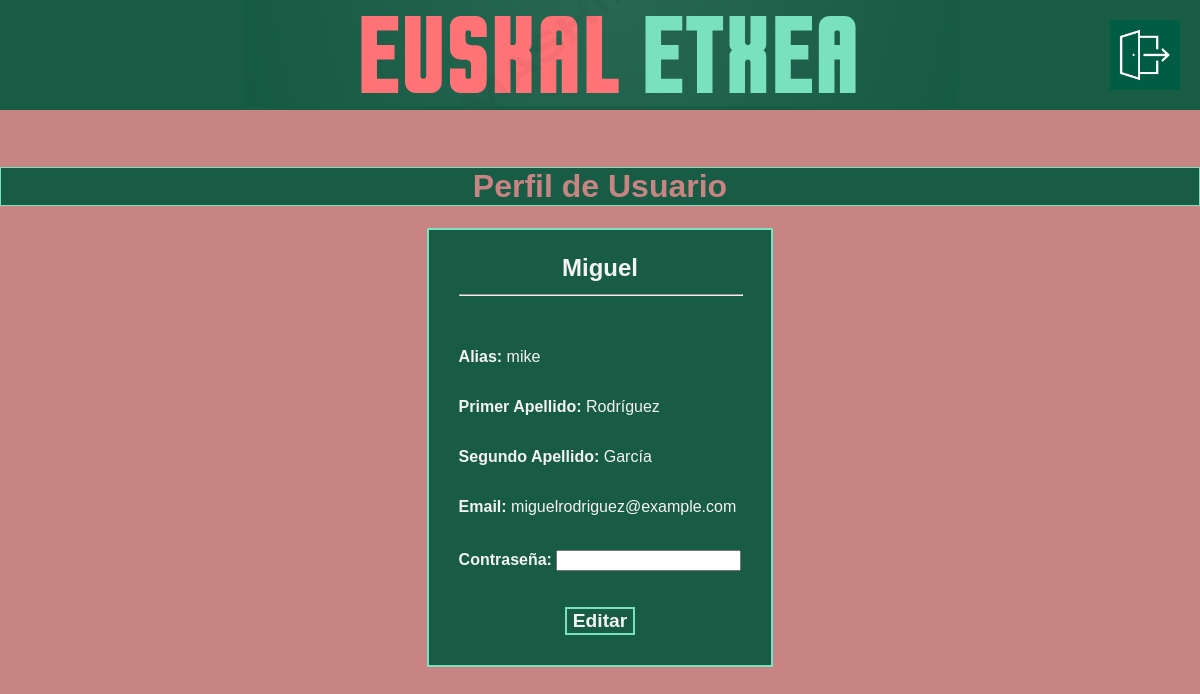
Screenshot of /user.php (signed in) with the database file from the repository.
### tables this page shows
CREATE TABLE `usuarios` (
  `Id_Usuario` int(11) NOT NULL,
  `Nombre` varchar(20) NOT NULL,
  `Alias` varchar(15) NOT NULL,
  `PrimerApellido` varchar(20) NOT NULL,
  `SegundoApellido` varchar(20) NOT NULL,
  `Email` varchar(50) NOT NULL,
  `Tarjeta` varchar(16) NOT NULL,
  `Contraseña` varchar(30) NOT NULL,
  `Rol` varchar(5) NOT NULL
);

### user.php (the view, shortened to what this page needs)
<?php
if (isset($_COOKIE['id_auth'])) {
    $id = $_COOKIE['id_auth'];
}
    $conn = obtenerPdoConexionBD();
    $sql = "SELECT * FROM usuarios WHERE Id_Usuario=?";
    $sentencia = $conn->prepare($sql);
    $sentencia->execute([$id]);
    $fila = $sentencia->fetch();
    $nombre = $fila["Nombre"];
    $alias = $fila["Alias"];
    $primerApellido = $fila["PrimerApellido"];
    $segundoApellido = $fila["SegundoApellido"];
    $email = $fila["Email"];
?>
<!DOCTYPE html>
<html>
<head>
    <link rel="stylesheet" type="text/css" href="estilos.css">
</head>
<body>
    <div class="header">
        <a href="indexUser.php"><img src="resources/logo.png"></a>
        <a href="home.php"><img src="resources/salir.png" class="imagenDerecha"></a>
    </div>
    <br>
    <br>
    <h1>Perfil de Usuario</h1>
<div class="divUser">
    <div class="userBox">
        <h3 style="width: 100% ; text-align: center; font-size: 150%;">
            <?= $nombre ?>
            <hr style="width: 100%">
        </h3>
        <p>Alias:
            <span style="font-weight: lighter"><?= $alias ?></span>
        </p>
        <p>Primer Apellido:
            <span style="font-weight: lighter"><?= $primerApellido ?></span>
        </p>
        <p>Segundo Apellido:
            <span style="font-weight: lighter"><?= $segundoApellido ?></span>
        </p>
        <p>Email:
            <span style="font-weight: lighter"><?= $email ?></span>
        </p><br>
        <form method="POST" action="user.php">
            <label for="contra">Contraseña:</label>
            <input type="password" id="contra" name="contra">
            <br><br><br>
            <div style="width: 100% ; text-align: center">
                <input class="botonForms" type="submit" value="Editar">
            </div>
        </form>
    </div>
</div>
</body>
</html>

### estilos.css (style rules this page uses)
body { background-color: #c88383; font-family: Arial, sans-serif; margin: 0; padding: 0; }
.header { background-color: #195c46; display: flex; justify-content: center; align-items: center; position: relative; }
.imagenDerecha { position: absolute; top: 50%; right: 0; transform: translateY(-50%); width: 70px; height: 70px; margin-right: 20px; }
h1, h2 { background-color: #195c46; color: #c88383; font-family: sans-serif; font-weight: bold; font-size: 200%; text-align: center; border: 1px solid #7ae1bf; }
.botonForms { cursor: pointer; background-color: #195c46; color: #f3f3f3; font-family: sans-serif; font-weight: bold; font-size: 120%; border: 2px solid #7ae1bf; text-decoration: none; text-align: center; }
.divUser { width: 100%; display: flex; flex-direction: column; justify-content: center; align-items: center; }
.userBox { color: #f3f3f3; font-weight: bold; display: flex; flex-direction: column; justify-content: center; background-color: #195c46; border: 2px solid #7ae1bf; padding-left: 30px; padding-right: 30px; padding-bottom: 30px; }

### rows the page displays
usuarios: Nombre "Miguel", Alias "mike", PrimerApellido "Rodríguez", SegundoApellido "García", Email "miguelrodriguez@example.com"
